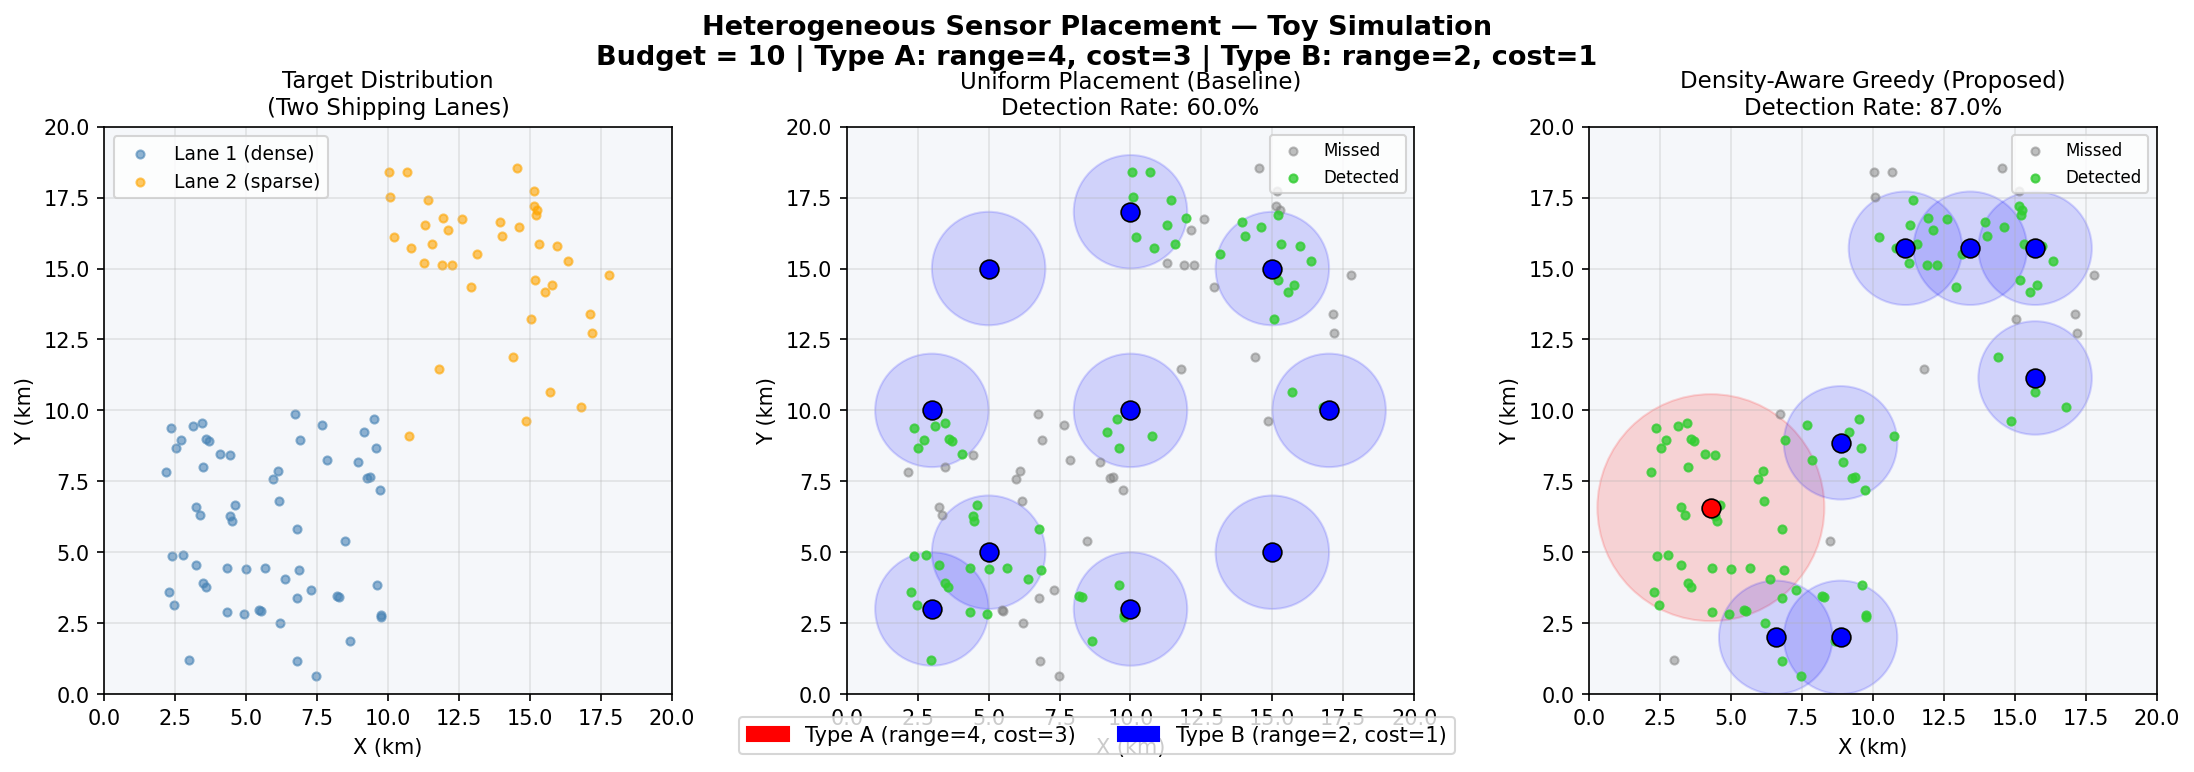

Python code for this plot:
import numpy as np
import matplotlib.pyplot as plt
import matplotlib.patches as mpatches

np.random.seed(42)
AREA      = 20          # 20 x 20 grid
BUDGET    = 10
N_TARGETS = 100

# Sensor types
SENSOR_A = {'range': 4, 'cost': 3, 'color': 'red',   'label': 'Type A (range=4, cost=3)'}
SENSOR_B = {'range': 2, 'cost': 1, 'color': 'blue',  'label': 'Type B (range=2, cost=1)'}

# ── Generate targets: two shipping lanes ───────────────────────
# Lane 1: diagonal from bottom-left to center  (denser)
lane1 = np.column_stack([
    np.random.uniform(2, 10, 60),
    np.random.uniform(2, 10, 60) + np.random.normal(0, 1, 60)
])
# Lane 2: diagonal from center to top-right  (sparser)
lane2 = np.column_stack([
    np.random.uniform(10, 18, 40),
    np.random.uniform(10, 18, 40) + np.random.normal(0, 1, 40)
])
targets = np.vstack([lane1, lane2])
targets = np.clip(targets, 0, AREA)   # stay inside area

# ── Detection function ─────────────────────────────────────────
def detect(sensor_pos, sensor_range, all_targets):
    """A target is detected if it falls within the sensor's range."""
    distances = np.linalg.norm(all_targets - sensor_pos, axis=1)
    return distances <= sensor_range

def detection_rate(sensors, all_targets):
    """Fraction of targets detected by at least one sensor."""
    detected = np.zeros(len(all_targets), dtype=bool)
    for pos, stype in sensors:
        detected |= detect(pos, stype['range'], all_targets)
    return detected.sum() / len(all_targets)

# ── Method 1: Uniform Placement ────────────────────────────────
def uniform_placement(budget):
    """
    Place Type-B sensors (cheapest) at fixed corner + center positions.
    Simple baseline — no awareness of where targets actually are.
    """
    fixed_spots = [
        np.array([ 5,  5]),
        np.array([ 5, 15]),
        np.array([15,  5]),
        np.array([15, 15]),
        np.array([10, 10]),
        np.array([ 3, 10]),
        np.array([17, 10]),
        np.array([10,  3]),
        np.array([10, 17]),
        np.array([ 3,  3]),
    ]
    sensors = []
    remaining = budget
    for spot in fixed_spots:
        if remaining < SENSOR_B['cost']:
            break
        sensors.append((spot, SENSOR_B))
        remaining -= SENSOR_B['cost']
    return sensors

# ── Method 2: Density-Aware Greedy ────────────────────────────
def greedy_placement(budget, all_targets):
    """
    At each step: try every candidate position and sensor type.
    Place whichever detects the most NEW targets per cost unit.
    Focus naturally falls on dense target areas.
    """
    # Candidate positions: 5x5 grid over the area
    grid = np.linspace(2, 18, 8)
    candidates = [(np.array([x, y]), stype)
                  for x in grid for y in grid
                  for stype in [SENSOR_A, SENSOR_B]]

    sensors   = []
    remaining = budget
    detected_so_far = np.zeros(len(all_targets), dtype=bool)

    while remaining > 0:
        best_gain     = -1
        best_choice   = None

        for pos, stype in candidates:
            if stype['cost'] > remaining:
                continue
            new_detections = detect(pos, stype['range'], all_targets)
            # Only count targets not already detected
            gain = (new_detections & ~detected_so_far).sum() / stype['cost']
            if gain > best_gain:
                best_gain   = gain
                best_choice = (pos, stype)

        if best_choice is None or best_gain == 0:
            break

        pos, stype = best_choice
        sensors.append((pos, stype))
        detected_so_far |= detect(pos, stype['range'], all_targets)
        remaining -= stype['cost']
        print(f"  Placed {stype['label']} at ({pos[0]:.0f},{pos[1]:.0f}) | "
              f"Budget left: {remaining:.0f} | "
              f"Detected: {detected_so_far.sum()}/{len(all_targets)}")

    return sensors

# ── Run both methods ───────────────────────────────────────────
print("=" * 50)
print("  Toy Sensor Placement Simulation")
print("=" * 50)

print("\n[Method 1] Uniform Placement:")
uniform = uniform_placement(BUDGET)
rate_u  = detection_rate(uniform, targets)
print(f"  Sensors placed: {len(uniform)} | Detection rate: {rate_u*100:.1f}%")

print("\n[Method 2] Density-Aware Greedy:")
greedy = greedy_placement(BUDGET, targets)
rate_g = detection_rate(greedy, targets)
print(f"  Sensors placed: {len(greedy)} | Detection rate: {rate_g*100:.1f}%")

print(f"\nImprovement: +{(rate_g - rate_u)*100:.1f} percentage points")

# ── Plot ───────────────────────────────────────────────────────
fig, axes = plt.subplots(1, 3, figsize=(15, 5))
fig.suptitle('Heterogeneous Sensor Placement — Toy Simulation\n'
             f'Budget = {BUDGET} | Type A: range=4, cost=3 | Type B: range=2, cost=1',
             fontsize=13, fontweight='bold')

def draw_map(ax, sensors, title, rate):
    ax.set_xlim(0, AREA); ax.set_ylim(0, AREA)
    ax.set_facecolor('#f5f7fa')
    ax.grid(True, alpha=0.3)
    ax.set_aspect('equal')

    # Mark which targets are detected
    detected = np.zeros(len(targets), dtype=bool)
    for pos, stype in sensors:
        detected |= detect(pos, stype['range'], targets)

    ax.scatter(targets[~detected, 0], targets[~detected, 1],
               c='gray', s=15, alpha=0.5, label='Missed', zorder=2)
    ax.scatter(targets[detected,  0], targets[detected,  1],
               c='limegreen', s=15, alpha=0.8, label='Detected', zorder=2)

    # Draw sensors + coverage circles
    for pos, stype in sensors:
        circle = plt.Circle(pos, stype['range'],
                            color=stype['color'], alpha=0.15)
        ax.add_patch(circle)
        ax.plot(*pos, 'o', color=stype['color'], markersize=9,
                markeredgecolor='black', markeredgewidth=0.8, zorder=5)

    ax.legend(loc='upper right', fontsize=8)
    ax.set_xlabel('X (km)'); ax.set_ylabel('Y (km)')
    ax.set_title(f'{title}\nDetection Rate: {rate*100:.1f}%', fontsize=11)

# Panel 1: target distribution
axes[0].set_facecolor('#f5f7fa')
axes[0].scatter(lane1[:, 0], lane1[:, 1], c='steelblue', s=15,
                alpha=0.6, label='Lane 1 (dense)')
axes[0].scatter(lane2[:, 0], lane2[:, 1], c='orange',    s=15,
                alpha=0.6, label='Lane 2 (sparse)')
axes[0].set_xlim(0, AREA); axes[0].set_ylim(0, AREA)
axes[0].set_aspect('equal'); axes[0].grid(True, alpha=0.3)
axes[0].legend(fontsize=9)
axes[0].set_title('Target Distribution\n(Two Shipping Lanes)', fontsize=11)
axes[0].set_xlabel('X (km)'); axes[0].set_ylabel('Y (km)')

draw_map(axes[1], uniform, 'Uniform Placement (Baseline)', rate_u)
draw_map(axes[2], greedy,  'Density-Aware Greedy (Proposed)', rate_g)

# Legend for sensor types
patch_A = mpatches.Patch(color='red',  label='Type A (range=4, cost=3)')
patch_B = mpatches.Patch(color='blue', label='Type B (range=2, cost=1)')
fig.legend(handles=[patch_A, patch_B], loc='lower center',
           ncol=2, fontsize=10, bbox_to_anchor=(0.5, -0.02))

plt.tight_layout()
plt.savefig('toy_simulation.png', dpi=150, bbox_inches='tight')
plt.show()
plt.close()
print("\nFigure saved: toy_simulation.png")
